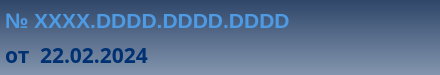
<?xml version="1.0" encoding="UTF-8"?>
<ui version="4.0">
 <class>widget_23_number_plan</class>
 <widget class="QWidget" name="widget_23_number_plan">
  <property name="geometry">
   <rect>
    <x>0</x>
    <y>0</y>
    <width>440</width>
    <height>75</height>
   </rect>
  </property>
  <property name="windowTitle">
   <string>widget_23_number_plan</string>
  </property>
  <property name="styleSheet">
   <string notr="true">background-color: qlineargradient(spread:pad, x1:0.5, y1:0, x2:0.5, y2:1, stop:0 rgba(47, 70, 105, 255), stop:1 rgba(131, 149, 174, 255));</string>
  </property>
  <widget class="QLabel" name="lbl_number_plan">
   <property name="geometry">
    <rect>
     <x>5</x>
     <y>5</y>
     <width>381</width>
     <height>30</height>
    </rect>
   </property>
   <property name="palette">
    <palette>
     <active>
      <colorrole role="WindowText">
       <brush brushstyle="SolidPattern">
        <color alpha="255">
         <red>78</red>
         <green>155</green>
         <blue>229</blue>
        </color>
       </brush>
      </colorrole>
      <colorrole role="Button">
       <brush brushstyle="LinearGradientPattern">
        <gradient startx="0.000000000000000" starty="0.000000000000000" endx="1.000000000000000" endy="0.000000000000000" type="LinearGradient" spread="PadSpread" coordinatemode="ObjectBoundingMode">
         <gradientstop position="0.000000000000000">
          <color alpha="0">
           <red>0</red>
           <green>0</green>
           <blue>0</blue>
          </color>
         </gradientstop>
         <gradientstop position="1.000000000000000">
          <color alpha="0">
           <red>255</red>
           <green>255</green>
           <blue>255</blue>
          </color>
         </gradientstop>
        </gradient>
       </brush>
      </colorrole>
      <colorrole role="Text">
       <brush brushstyle="SolidPattern">
        <color alpha="255">
         <red>78</red>
         <green>155</green>
         <blue>229</blue>
        </color>
       </brush>
      </colorrole>
      <colorrole role="ButtonText">
       <brush brushstyle="SolidPattern">
        <color alpha="255">
         <red>78</red>
         <green>155</green>
         <blue>229</blue>
        </color>
       </brush>
      </colorrole>
      <colorrole role="Base">
       <brush brushstyle="LinearGradientPattern">
        <gradient startx="0.000000000000000" starty="0.000000000000000" endx="1.000000000000000" endy="0.000000000000000" type="LinearGradient" spread="PadSpread" coordinatemode="ObjectBoundingMode">
         <gradientstop position="0.000000000000000">
          <color alpha="0">
           <red>0</red>
           <green>0</green>
           <blue>0</blue>
          </color>
         </gradientstop>
         <gradientstop position="1.000000000000000">
          <color alpha="0">
           <red>255</red>
           <green>255</green>
           <blue>255</blue>
          </color>
         </gradientstop>
        </gradient>
       </brush>
      </colorrole>
      <colorrole role="Window">
       <brush brushstyle="LinearGradientPattern">
        <gradient startx="0.000000000000000" starty="0.000000000000000" endx="1.000000000000000" endy="0.000000000000000" type="LinearGradient" spread="PadSpread" coordinatemode="ObjectBoundingMode">
         <gradientstop position="0.000000000000000">
          <color alpha="0">
           <red>0</red>
           <green>0</green>
           <blue>0</blue>
          </color>
         </gradientstop>
         <gradientstop position="1.000000000000000">
          <color alpha="0">
           <red>255</red>
           <green>255</green>
           <blue>255</blue>
          </color>
         </gradientstop>
        </gradient>
       </brush>
      </colorrole>
     </active>
     <inactive>
      <colorrole role="WindowText">
       <brush brushstyle="SolidPattern">
        <color alpha="255">
         <red>78</red>
         <green>155</green>
         <blue>229</blue>
        </color>
       </brush>
      </colorrole>
      <colorrole role="Button">
       <brush brushstyle="LinearGradientPattern">
        <gradient startx="0.000000000000000" starty="0.000000000000000" endx="1.000000000000000" endy="0.000000000000000" type="LinearGradient" spread="PadSpread" coordinatemode="ObjectBoundingMode">
         <gradientstop position="0.000000000000000">
          <color alpha="0">
           <red>0</red>
           <green>0</green>
           <blue>0</blue>
          </color>
         </gradientstop>
         <gradientstop position="1.000000000000000">
          <color alpha="0">
           <red>255</red>
           <green>255</green>
           <blue>255</blue>
          </color>
         </gradientstop>
        </gradient>
       </brush>
      </colorrole>
      <colorrole role="Text">
       <brush brushstyle="SolidPattern">
        <color alpha="255">
         <red>78</red>
         <green>155</green>
         <blue>229</blue>
        </color>
       </brush>
      </colorrole>
      <colorrole role="ButtonText">
       <brush brushstyle="SolidPattern">
        <color alpha="255">
         <red>78</red>
         <green>155</green>
         <blue>229</blue>
        </color>
       </brush>
      </colorrole>
      <colorrole role="Base">
       <brush brushstyle="LinearGradientPattern">
        <gradient startx="0.000000000000000" starty="0.000000000000000" endx="1.000000000000000" endy="0.000000000000000" type="LinearGradient" spread="PadSpread" coordinatemode="ObjectBoundingMode">
         <gradientstop position="0.000000000000000">
          <color alpha="0">
           <red>0</red>
           <green>0</green>
           <blue>0</blue>
          </color>
         </gradientstop>
         <gradientstop position="1.000000000000000">
          <color alpha="0">
           <red>255</red>
           <green>255</green>
           <blue>255</blue>
          </color>
         </gradientstop>
        </gradient>
       </brush>
      </colorrole>
      <colorrole role="Window">
       <brush brushstyle="LinearGradientPattern">
        <gradient startx="0.000000000000000" starty="0.000000000000000" endx="1.000000000000000" endy="0.000000000000000" type="LinearGradient" spread="PadSpread" coordinatemode="ObjectBoundingMode">
         <gradientstop position="0.000000000000000">
          <color alpha="0">
           <red>0</red>
           <green>0</green>
           <blue>0</blue>
          </color>
         </gradientstop>
         <gradientstop position="1.000000000000000">
          <color alpha="0">
           <red>255</red>
           <green>255</green>
           <blue>255</blue>
          </color>
         </gradientstop>
        </gradient>
       </brush>
      </colorrole>
     </inactive>
     <disabled>
      <colorrole role="WindowText">
       <brush brushstyle="SolidPattern">
        <color alpha="255">
         <red>78</red>
         <green>155</green>
         <blue>229</blue>
        </color>
       </brush>
      </colorrole>
      <colorrole role="Button">
       <brush brushstyle="LinearGradientPattern">
        <gradient startx="0.000000000000000" starty="0.000000000000000" endx="1.000000000000000" endy="0.000000000000000" type="LinearGradient" spread="PadSpread" coordinatemode="ObjectBoundingMode">
         <gradientstop position="0.000000000000000">
          <color alpha="0">
           <red>0</red>
           <green>0</green>
           <blue>0</blue>
          </color>
         </gradientstop>
         <gradientstop position="1.000000000000000">
          <color alpha="0">
           <red>255</red>
           <green>255</green>
           <blue>255</blue>
          </color>
         </gradientstop>
        </gradient>
       </brush>
      </colorrole>
      <colorrole role="Text">
       <brush brushstyle="SolidPattern">
        <color alpha="255">
         <red>78</red>
         <green>155</green>
         <blue>229</blue>
        </color>
       </brush>
      </colorrole>
      <colorrole role="ButtonText">
       <brush brushstyle="SolidPattern">
        <color alpha="255">
         <red>78</red>
         <green>155</green>
         <blue>229</blue>
        </color>
       </brush>
      </colorrole>
      <colorrole role="Base">
       <brush brushstyle="LinearGradientPattern">
        <gradient startx="0.000000000000000" starty="0.000000000000000" endx="1.000000000000000" endy="0.000000000000000" type="LinearGradient" spread="PadSpread" coordinatemode="ObjectBoundingMode">
         <gradientstop position="0.000000000000000">
          <color alpha="0">
           <red>0</red>
           <green>0</green>
           <blue>0</blue>
          </color>
         </gradientstop>
         <gradientstop position="1.000000000000000">
          <color alpha="0">
           <red>255</red>
           <green>255</green>
           <blue>255</blue>
          </color>
         </gradientstop>
        </gradient>
       </brush>
      </colorrole>
      <colorrole role="Window">
       <brush brushstyle="LinearGradientPattern">
        <gradient startx="0.000000000000000" starty="0.000000000000000" endx="1.000000000000000" endy="0.000000000000000" type="LinearGradient" spread="PadSpread" coordinatemode="ObjectBoundingMode">
         <gradientstop position="0.000000000000000">
          <color alpha="0">
           <red>0</red>
           <green>0</green>
           <blue>0</blue>
          </color>
         </gradientstop>
         <gradientstop position="1.000000000000000">
          <color alpha="0">
           <red>255</red>
           <green>255</green>
           <blue>255</blue>
          </color>
         </gradientstop>
        </gradient>
       </brush>
      </colorrole>
     </disabled>
    </palette>
   </property>
   <property name="font">
    <font>
     <family>MS Shell Dlg 2</family>
     <pointsize>16</pointsize>
     <weight>75</weight>
     <bold>true</bold>
    </font>
   </property>
   <property name="styleSheet">
    <string notr="true">color: rgb(78, 155, 229);
background-color: qlineargradient(spread:pad, x1:0, y1:0, x2:1, y2:0, stop:0 rgba(0, 0, 0, 0), stop:1 rgba(255, 255, 255, 0));</string>
   </property>
   <property name="text">
    <string>№ XXXX.DDDD.DDDD.DDDD</string>
   </property>
   <property name="alignment">
    <set>Qt::AlignLeading|Qt::AlignLeft|Qt::AlignVCenter</set>
   </property>
  </widget>
  <widget class="QLabel" name="lbl_date">
   <property name="enabled">
    <bool>true</bool>
   </property>
   <property name="geometry">
    <rect>
     <x>40</x>
     <y>40</y>
     <width>151</width>
     <height>30</height>
    </rect>
   </property>
   <property name="font">
    <font>
     <family>Arial Black</family>
     <pointsize>16</pointsize>
     <weight>75</weight>
     <bold>true</bold>
    </font>
   </property>
   <property name="layoutDirection">
    <enum>Qt::LeftToRight</enum>
   </property>
   <property name="styleSheet">
    <string notr="true">color: rgb(0, 49, 114);
background-color: qlineargradient(spread:pad, x1:0, y1:0, x2:1, y2:0, stop:0 rgba(0, 0, 0, 0), stop:1 rgba(255, 255, 255, 0));</string>
   </property>
   <property name="text">
    <string>22.02.2024</string>
   </property>
  </widget>
  <widget class="QLabel" name="lbl_info">
   <property name="enabled">
    <bool>true</bool>
   </property>
   <property name="geometry">
    <rect>
     <x>5</x>
     <y>40</y>
     <width>30</width>
     <height>30</height>
    </rect>
   </property>
   <property name="font">
    <font>
     <family>Arial Black</family>
     <pointsize>16</pointsize>
     <weight>75</weight>
     <bold>true</bold>
    </font>
   </property>
   <property name="layoutDirection">
    <enum>Qt::LeftToRight</enum>
   </property>
   <property name="styleSheet">
    <string notr="true">color: rgb(0, 49, 114);
background-color: qlineargradient(spread:pad, x1:0, y1:0, x2:1, y2:0, stop:0 rgba(0, 0, 0, 0), stop:1 rgba(255, 255, 255, 0));</string>
   </property>
   <property name="text">
    <string>от</string>
   </property>
  </widget>
 </widget>
 <resources/>
 <connections/>
</ui>
